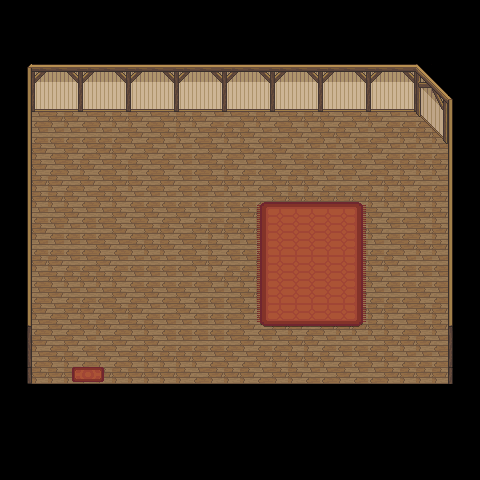

A 2D game scene composited from a Tiled map and its tileset images. What follows is a short description and the map's XML, with each tile layer's data collapsed to a summary:
An orthogonal 30x30 tile map with 16x16 px tiles, 3 tile layers (Floor, Walls, Tapis) and 2 objects (départ_joueur, map).

<map version="1.9" tiledversion="1.9.2" orientation="orthogonal" renderorder="right-down" width="30" height="30" tilewidth="16" tileheight="16" infinite="0" nextlayerid="5" nextobjectid="3">
 <tileset firstgid="1" source="../Assets Tiled/House.tsx" />
 <layer id="1" name="Floor" width="30" height="30">
  <data>[900 cells, 494 non-empty, 2 distinct tile ids]</data>
 </layer>
 <layer id="2" name="Walls" width="30" height="30">
  <data>[900 cells, 462 non-empty, 30 distinct tile ids]</data>
 </layer>
 <layer id="3" name="Tapis" width="30" height="30">
  <data>[900 cells, 72 non-empty, 24 distinct tile ids]</data>
 </layer>
 <objectgroup id="4" name="localisations">
  <object id="1" name="départ_joueur" x="80" y="346">
   <point />
  </object>
  <object id="2" name="map" x="72.5" y="384.5" width="32" height="11.5" />
 </objectgroup>
</map>